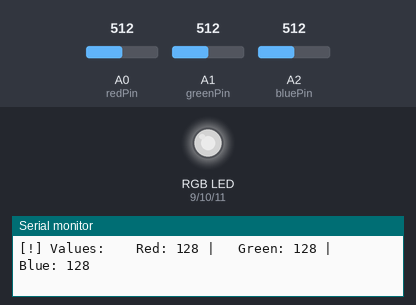
The sketch below on a simulated Arduino Uno, built with avr-gcc and run on an emulated ATmega328P. Shown: an RGB LED mixed from three pins (HIGH = lit), the last lines printed to the serial monitor. The inputs (shaded band) are chosen by the test bench; at power-on: A0 (redPin) = 512, A1 (greenPin) = 512, A2 (bluePin) = 512. Dim RGB values are drawn brighter than linear.

Above: at 1.8 s.
1.9 s: A0 (redPin) set to 716
At 2.4 s:
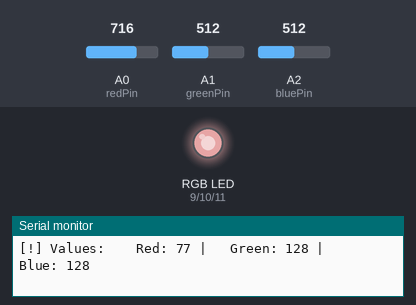
3.5 s: A1 (greenPin) set to 716
At 5.2 s:
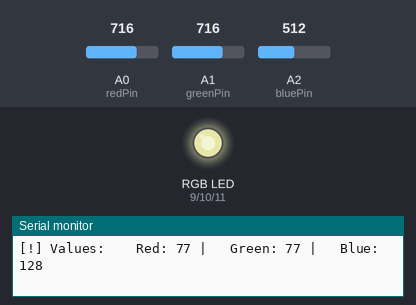
5.5 s: A2 (bluePin) set to 716
At 6.8 s:
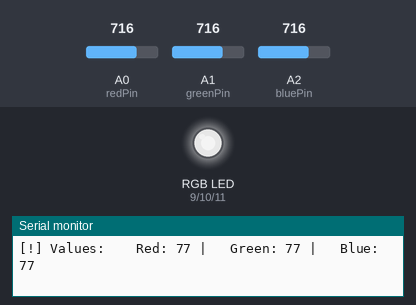
7.5 s: A0 (redPin) set to 900
At 8.5 s:
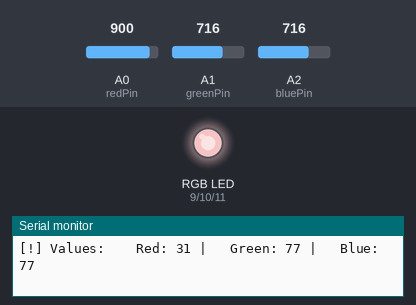
9.5 s: A1 (greenPin) set to 900
At 11.2 s:
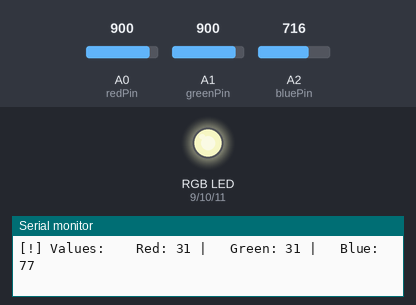
11.5 s: A2 (bluePin) set to 900
At 12.9 s:
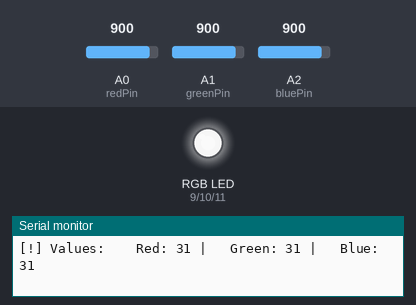
Timing chart, 0 to 14.5 s (numbered marks = the images above; inputs shaded):
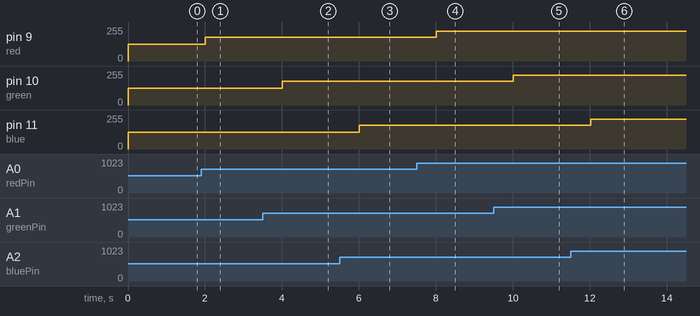

The sketch:

5._Controlling_Anode_RGB_LED_Brightness_Using_Potentiometers.ino
```cpp
/*
This program controls the brightness of an RGB LED using three potentiometers, each corresponding to the red, green, and blue channels.
The values from the potentiometers are read as analog inputs, mapped to a 0-255 range for PWM output, and then used to control the brightness
of each color channel on the RGB LED.

Required Materials:
  - Arduino Uno board
  - USB cable
  - RGB LED (common cathode)
  - 3 potentiometers
  - 3 resistors (220 ohms each)
  - Breadboard and connecting wires
*/

const int redPin = A0;
const int greenPin = A1;
const int bluePin = A2;
const int red = 9;
const int green = 10;
const int blue = 11;
float redValue = 0.0, greenValue = 0.0, blueValue = 0.0;
const int SLEEP = 1000;

void setup() {
  Serial.begin(9600);
  pinMode(redPin, INPUT);
  pinMode(greenPin, INPUT);
  pinMode(bluePin, INPUT);

  pinMode(red, OUTPUT);
  pinMode(green, OUTPUT);
  pinMode(blue, OUTPUT);
}

void loop() {
  redValue = (analogRead(redPin) * 255.0) / 1023;
  greenValue = (analogRead(greenPin) * 255.0) / 1023;
  blueValue = (analogRead(bluePin) * 255.0) / 1023;

  int redValue1 = map(redValue, 0, 255, 255, 0);
  int greenValue1 = map(greenValue, 0, 255, 255, 0);
  int blueValue1 = map(blueValue, 0, 255, 255, 0);

  Serial.println("[!] Values:    Red: " + String(redValue1) + " |   Green: " + String(greenValue1) + " |   Blue: " + String(blueValue1));
  analogWrite(red, redValue);
  analogWrite(green, greenValue);
  analogWrite(blue, blueValue);
  delay(SLEEP);
}
```

Measured:
- after the input at 1.9 s, pin 9 (red): 127/255 → 178/255 after 0.10 s
- after the input at 3.5 s, pin 10 (green): 127/255 → 178/255 after 0.51 s
- after the input at 5.5 s, pin 11 (blue): 127/255 → 178/255 after 0.51 s
- after the input at 7.5 s, pin 9 (red): 178/255 → 224/255 after 0.51 s
- after the input at 9.5 s, pin 10 (green): 178/255 → 224/255 after 0.52 s
- after the input at 11.5 s, pin 11 (blue): 178/255 → 224/255 after 0.52 s
